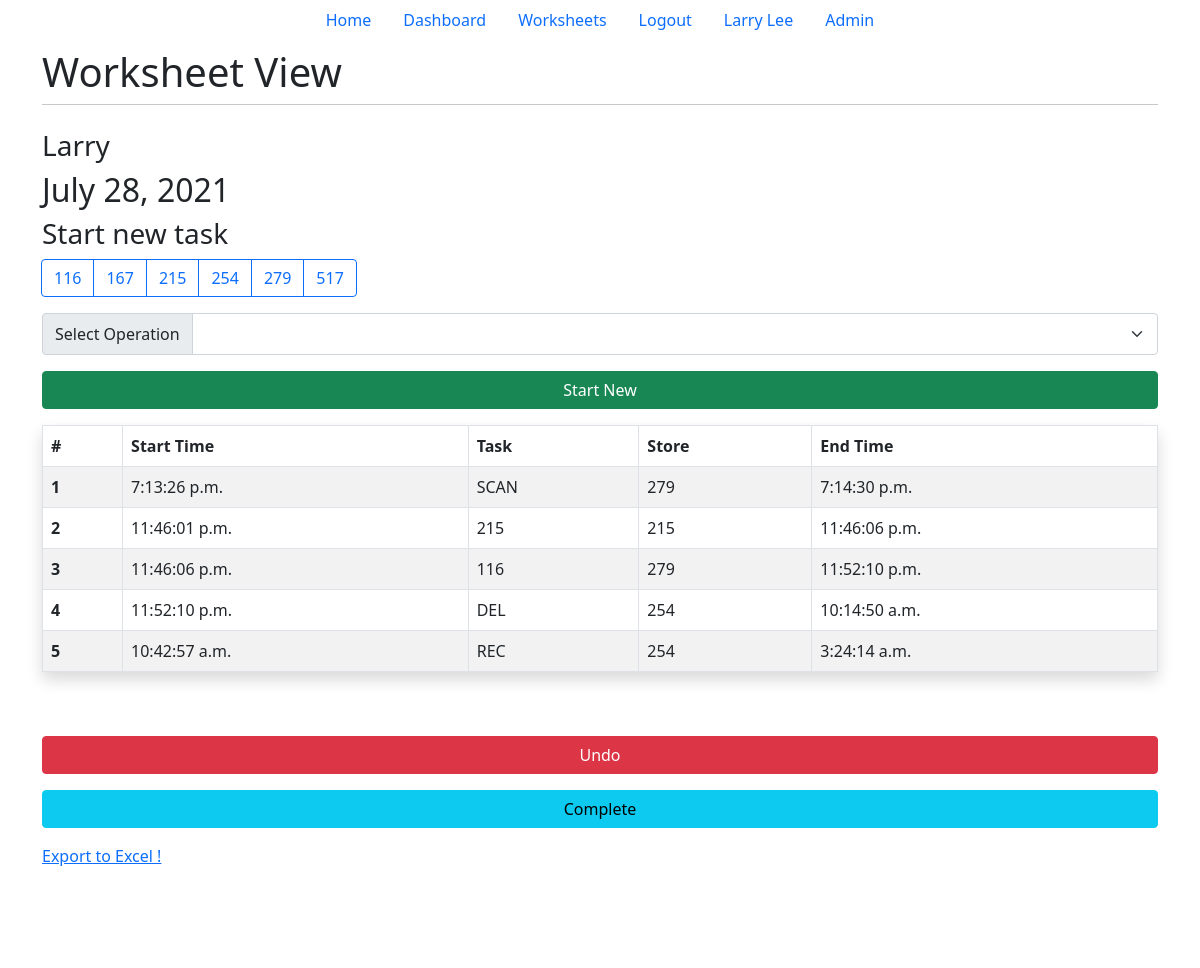
The app's page /tracker/8 (signed in), older data.
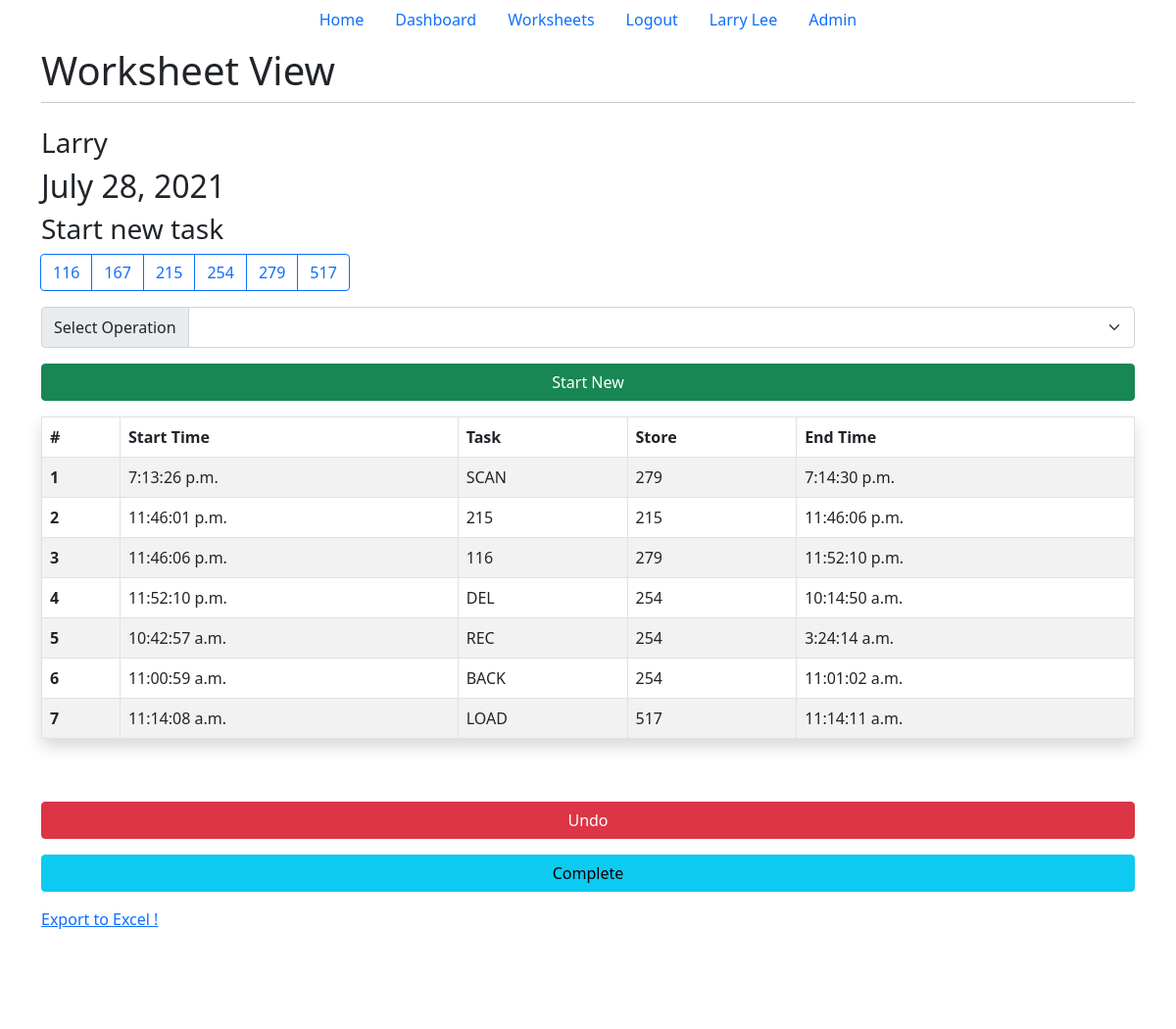
The same page, newer data.
### main/models.py (models this page shows, shortened)
class Entry(models.Model):
    worksheet = models.ForeignKey(Worksheet, on_delete=models.CASCADE)
    start_time = models.TimeField(name="start_time", null=True, blank=True)
    operation = models.CharField(name="operation", max_length=10)
    store = models.IntegerField(name="store", default=116)
    end_time = models.TimeField(name="end_time", null=True, blank=True)
    class Meta:
        verbose_name = _("entry")
        verbose_name_plural = _("entries")
    def __str__(self):
        day = self.worksheet.date.strftime('%A')
        start = self.start_time.strftime('%I:%M:%S %p')
        if self.end_time == None:
            end = "None"
        else:
            end = self.end_time.strftime('%I:%M:%S %p')
        return day + "-" + str(self.store) + "-" + self.operation + "-" + start + "-" + end

### tracker/views.py (the view, shortened to what this page needs)
# urls.py: path('tracker/<int:id>', tv.tracker, name="tracker"),
def tracker(response, id):
    try:
        ws = Worksheet.objects.get(id=id)
    except (Worksheet.DoesNotExist, AttributeError) as e:
        print(e)
        return HttpResponseRedirect('/')
    if (get_view_flag(response, ws)):
        response.session['ws'] = id
        return render(response, 'tracker/tracker.html', {"ws": ws})
    return render(response, "worksheets.html", {"ws": ws})

### main/models.py (called while the page is built)
    def get_operations(self):
        op = Operation.objects.all()
        list = []
        for item in op:
            list.append({"name":item.name, "desc":item.description})
        return list

### tracker/views.py (called while the page is built)
def get_view_flag(response, ws):
    if response.user.is_superuser:
        return True
    if ws in response.user.worksheet.all():
        return True
    return False

### tracker/templates/tracker/tracker.html (shortened to what this page needs)
{% extends 'base.html' %}
{% load tz %}
{% block title2 %}Worksheet View{% endblock title2 %}
{% block content %}
{% if user.is_authenticated %}
<h3>{{ws.name}}</h3>
<h2>{{ws.date}}</h2>
<h3>Start new task</h3>
<div class="d-grid gap-3">
    <form method="post" action="#" , class="form-group">
        <div class="d-grid gap-3">
            <div class="btn-group-lg gap-3 me-1" role="toolbar" aria-label="Toolbar with button groups">
                <div class="btn-group" role="group" aria-label="Basic radio toggle button group">
                    {% for item in ws.stores %}
                    <label class="btn btn-outline-primary" for="btnradio{{forloop.counter}}">{{item.number}}</label>
                    {% endfor %}
                </div>
            </div>
            <div class="input-group">
                <div class="input-group-text" id="btnGroupAddon">Select Operation</div>
                <select class="form-select form-control-lg" name="operation_list" aria-describedby="btnGroupAddon"
                    required>
                </select>
            </div>
            <div class="d-grid gap-3">
                <button class="btn btn-success" type="submit" name="start_new" , value="start_new">Start New</button>
            </div>
        </div>
    </form>
    <table class="table table-striped table-hover table-bordered shadow p-3 mb-5 bg-body rounded">
        <thead>
            <tr>
                <th scope="col">#</th>
                <th scope="col">Start Time</th>
                <th scope="col">Task</th>
                <th scope="col">Store</th>
                <th scope="col">End Time</th>
            </tr>
        </thead>
        <tbody>
            {% for entry in ws.entry_set.all %}
            <tr>
                <th scope="row">{{forloop.counter}}</th>
                <td colspan="1">{{entry.start_time}}</td>
                <td colspan="1">{{entry.operation}}</td>
                <td colspan="1">{{entry.store}}</td>
                <td colspan="1">{{entry.end_time}}</td>
            </tr>
            {% endfor %}
        </tbody>
    </table>
    <button type="button" class="btn btn-danger" data-bs-toggle="modal" data-bs-target="#undo_button">
        Undo
    </button>
    <form method="post" action="#" , class="form-group">
        <div class="d-grid gap-3">
            <button class="btn btn-info" type="submit" name="complete" , value="complete">Complete</button>
        </div>
    </form>
    <a href="/export">Export to Excel !</a>
</div>
{% endif %}
{% endblock content %}

Row changes from the older to the newer data that the page shows:
added Entry: start_time "11:00:59 a.m.", operation "BACK", store "254", end_time "11:01:02 a.m."
added Entry: start_time "11:14:08 a.m.", operation "LOAD", store "517", end_time "11:14:11 a.m."
